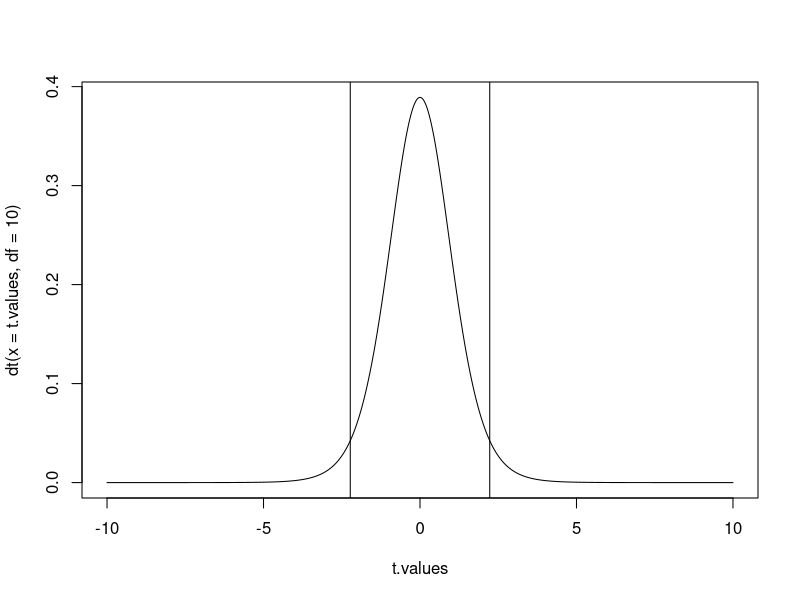
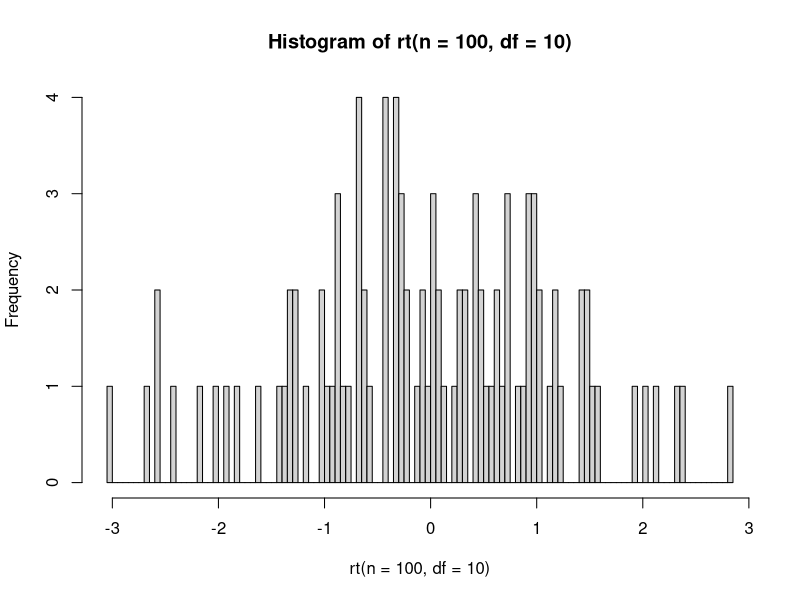
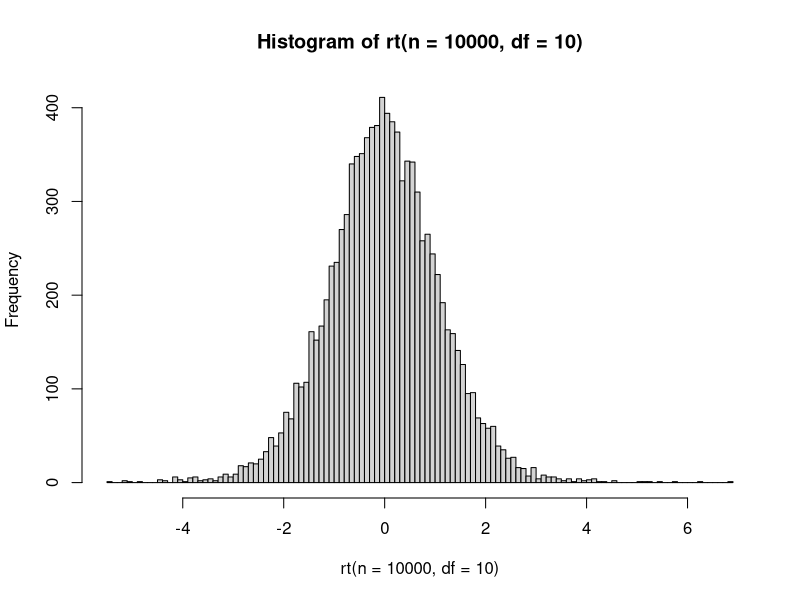

R code for these plots, in order:
t.values=seq(-10,10,0.01)


plot(t.values, dt(x=t.values, df=10),  type="l")


abline(v=qt(p=0.025, df=10))
abline(v=qt(p=0.975, df=10))



hist(rt(n=100, df=10), breaks=100)



hist(rt(n=10000, df=10), breaks=100)
